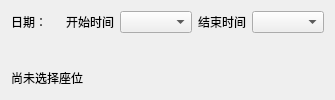
<?xml version="1.0" encoding="UTF-8"?>
<ui version="4.0">
 <class>SeatPage</class>
 <widget class="QWidget" name="SeatPage">
  <layout class="QVBoxLayout" name="verticalLayout">
   <item><layout class="QHBoxLayout" name="timeLayout">
    <item><widget class="QLabel" name="dateTitle"><property name="text"><string>日期：</string></property></widget></item>
    <item><widget class="QLabel" name="dateLabel"><property name="text"><string/></property></widget></item>
    <item><widget class="QLabel" name="startLabel"><property name="text"><string>开始时间</string></property></widget></item>
    <item><widget class="QComboBox" name="startCombo"/></item>
    <item><widget class="QLabel" name="endLabel"><property name="text"><string>结束时间</string></property></widget></item>
    <item><widget class="QComboBox" name="endCombo"/></item>
   </layout></item>
   <item><widget class="QLabel" name="messageLabel"><property name="text"><string/></property><property name="wordWrap"><bool>true</bool></property></widget></item>
   <item><layout class="QGridLayout" name="seatLayout"/></item>
   <item><widget class="QLabel" name="selectionLabel"><property name="text"><string>尚未选择座位</string></property></widget></item>
  </layout>
 </widget>
 <resources/>
 <connections/>
</ui>
